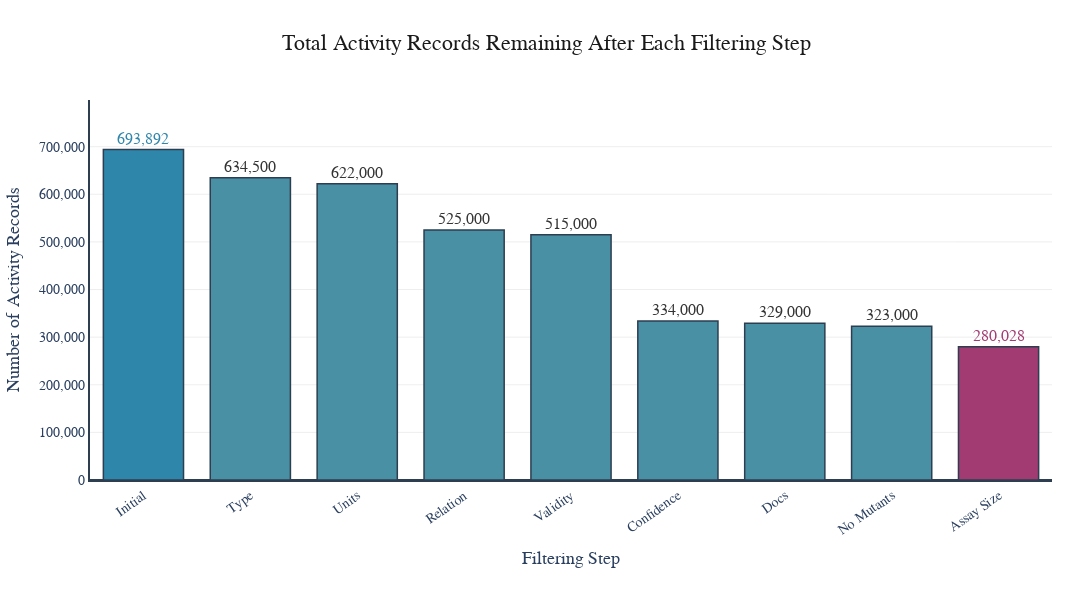

The cell this chart's notebook holds for it:
### Code cell
# Generate Figure 3: Total Activities - Without overlap filtering
fig3 = create_publication_bar_chart(
    counts=counts_activities_without_overlap,
    title="Total Activity Records Remaining After Each Filtering Step",
    output_basename="total_activities_without_overlap",
    ylabel="Number of Activity Records",
)
fig3.show()

### Figure 1 — Plotly figure (JSON) as saved in the notebook; plotly's stock layout.template omitted (floating-point values rounded to 4 significant figures)
{"data": [{"hovertemplate": "<b>%{x}</b><br>Number of Activity Records: %{y:,}<extra></extra>", "marker": {"color": ["#2E86AB", "#4A90A4", "#4A90A4", "#4A90A4", "#4A90A4", "#4A90A4", "#4A90A4", "#4A90A4", "#A23B72"], "line": {"color": "#2C3E50", "width": 1.5}}, "text": ["693,892", "634,500", "622,000", "525,000", "515,000", "334,000", "329,000", "323,000", "280,028"], "textfont": {"color": ["#2E86AB", "#333333", "#333333", "#333333", "#333333", "#333333", "#333333", "#333333", "#A23B72"], "family": "Arial Black", "size": 16}, "textposition": "outside", "type": "bar", "x": ["Initial", "Type", "Units", "Relation", "Validity", "Confidence", "Docs", "No Mutants", "Assay Size"], "y": [693892, 634500, 622000, 525000, 515000, 334000, 329000, 323000, 280028]}], "layout": {"bargap": 0.25, "height": 600, "margin": {"b": 120, "l": 80, "r": 40, "t": 100}, "paper_bgcolor": "white", "plot_bgcolor": "white", "showlegend": false, "title": {"font": {"color": "#1a1a1a", "family": "Arial", "size": 22}, "text": "Total Activity Records Remaining After Each Filtering Step", "x": 0.5, "xanchor": "center"}, "width": 1200, "xaxis": {"linecolor": "#2C3E50", "linewidth": 2, "showgrid": false, "tickangle": -35, "tickfont": {"family": "Arial", "size": 14}, "title": {"font": {"family": "Arial", "size": 18}, "text": "Filtering Step"}}, "yaxis": {"gridcolor": "rgba(200,200,200,0.3)", "gridwidth": 1, "linecolor": "#2C3E50", "linewidth": 2, "range": [0, 798000.0], "showgrid": true, "tickfont": {"family": "Arial", "size": 14}, "tickformat": ",", "title": {"font": {"family": "Arial", "size": 18}, "text": "Number of Activity Records"}, "zeroline": true, "zerolinecolor": "#2C3E50", "zerolinewidth": 2}}}
